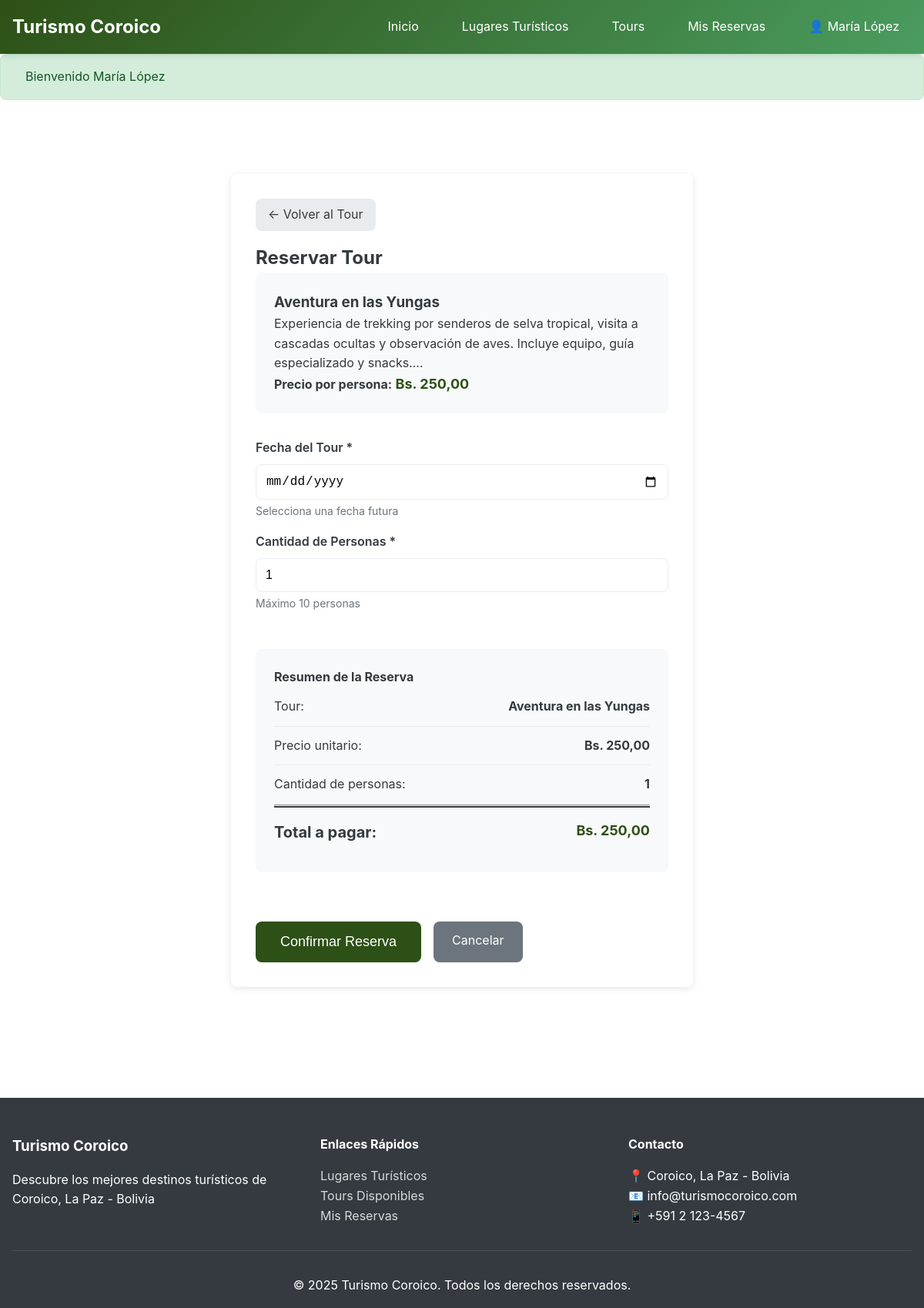
Page /reservas/crear?tour=2 (signed in) on the committed database.
### tables this page shows
CREATE TABLE `tours` (
  `id_tour` int(11) NOT NULL,
  `nombre` varchar(150) NOT NULL,
  `descripcion` text NOT NULL,
  `precio` decimal(10,2) NOT NULL,
  `cupo_maximo` int(11) NOT NULL DEFAULT 10,
  `imagen_tour` varchar(255) DEFAULT 'default.jpg',
  `fecha_creacion` timestamp NOT NULL DEFAULT current_timestamp()
);

### controllers/ReservaController.php (called while the page is built, shortened)
<?php
require_once __DIR__ . '/../config/config.php';
require_once __DIR__ . '/../models/Tour.php';
class ReservaController {
    private $tourModel;
    public function __construct() {
        $this->tourModel = new Tour();
    }
    public function crear() {
        $tour_id = $_GET['tour'] ?? null;
        $tour = $this->tourModel->getById($tour_id);
        require_once __DIR__ . '/../views/reservas/crear.php';
    }
}

### index.php (called while the page is built, shortened)
<?php
require_once __DIR__ . '/config/config.php';
require_once __DIR__ . '/config/database.php';
$request_uri = $_SERVER['REQUEST_URI'];
$base_path = parse_url(BASE_URL, PHP_URL_PATH);
if ($base_path && strpos($request_uri, $base_path) === 0) {
    $request_uri = substr($request_uri, strlen($base_path));
}
$request_uri = strtok($request_uri, '?');
$request_uri = trim($request_uri, '/');
$segments = explode('/', $request_uri);
$methodName = isset($segments[1]) ? $segments[1] : 'index';
$methodName = lcfirst(str_replace('-', '', ucwords($methodName, '-')));
$controller = new $controllerName();
try {
    $controller->$methodName();
} catch (Exception $e) {
    error_log("Error en el controlador: " . $e->getMessage());
    echo "<!DOCTYPE html>
<html lang='es'>
<head>
    <meta charset='UTF-8'>
    <meta name='viewport' content='width=device-width, initial-scale=1.0'>
    <title>Error</title>
    <style>
        body {
            font-family: Arial, sans-serif;
            display: flex;
            justify-content: center;
            align-items: center;
            height: 100vh;
            margin: 0;
            background: #f5f5f5;
        }
        .error-container {
            text-align: center;
            padding: 2rem;
            background: white;
            border-radius: 10px;
            box-shadow: 0 2px 10px rgba(0,0,0,0.1);
            max-width: 500px;
        }
        h1 { color: #d32f2f; }
        a {
            display: inline-block;
            margin-top: 1rem;
            padding: 0.75rem 1.5rem;
            background: #2d5016;
            color: white;
            text-decoration: none;
            border-radius: 5px;
        }
        a:hover { background: #4a9d5f; }
    </style>
</head>
<body>
    <div class='error-container'>
        <h1>Error en la aplicación</h1>
        <p>Ha ocurrido un error inesperado. Por favor, intenta nuevamente.</p>
        <a href='" . BASE_URL . "'>Volver al Inicio</a>
    </div>
</body>
</html>";
}

### config/database.php (called while the page is built, shortened)
<?php
class Database {
    private static $instance = null;
    private $connection;
    private function __construct() {
        try {
            $dsn = "mysql:host=" . DB_HOST . ";dbname=" . DB_NAME . ";charset=" . DB_CHARSET;
            $options = [
                PDO::ATTR_ERRMODE            => PDO::ERRMODE_EXCEPTION,
                PDO::ATTR_DEFAULT_FETCH_MODE => PDO::FETCH_ASSOC,
                PDO::ATTR_EMULATE_PREPARES   => false,
            ];
            $this->connection = new PDO($dsn, DB_USER, DB_PASS, $options);
        } catch (PDOException $e) {
            die("Error de conexión a la base de datos: " . $e->getMessage());
        }
    }
    public static function getInstance() {
        if (self::$instance === null) {
            self::$instance = new self();
        }
        return self::$instance;
    }
    public function getConnection() {
        return $this->connection;
    }
}

### models/Tour.php (called while the page is built, shortened)
<?php
require_once __DIR__ . '/Model.php';
class Tour extends Model {
    public function __construct() {
        $this->table = 'tours';
    }
}

### models/Model.php (called while the page is built, shortened)
<?php
require_once __DIR__ . '/../config/database.php';
class Model {
    protected $db;
    protected $table;
    public function __construct() {
        $this->db = Database::getInstance()->getConnection();
    }
    public function getById($id) {
        try {
            $idColumn = 'id_' . $this->getSingularTable();
            $stmt = $this->db->prepare("SELECT * FROM {$this->table} WHERE {$idColumn} = ?");
            $stmt->execute([$id]);
            $result = $stmt->fetch();
            return $result ? $result : null;
        } catch (PDOException $e) {
            error_log("Error en getById(): " . $e->getMessage());
            error_log("Tabla: {$this->table}, ID Column: {$idColumn}, ID: {$id}");
            return null;
        }
    }
    protected function getSingularTable() {
        if (substr($this->table, -1) === 's') {
            return substr($this->table, 0, -1);
        }
        return $this->table;
    }
}

### config/config.php (called while the page is built, shortened)
<?php
function url($path = '') {
    return BASE_URL . ltrim($path, '/');
}
function formatearPrecio($precio) {
    return 'Bs. ' . number_format($precio, 2, ',', '.');
}

### views/reservas/crear.php (the view, shortened to what this page needs)
<?php
require_once __DIR__ . '/../layouts/header.php';
?>
<section class="section">
    <div class="container">
        <div class="form-page">
            <a href="<?php echo url('tours/detalle?id=' . $tour['id_tour']); ?>" class="btn-back">← Volver al Tour</a>
            <h2>Reservar Tour</h2>
            <div class="tour-summary">
                <h3><?php echo htmlspecialchars($tour['nombre']); ?></h3>
                <p><?php echo htmlspecialchars(substr($tour['descripcion'], 0, 200)) . '...'; ?></p>
                <div class="tour-price">
                    <strong>Precio por persona:</strong>
                    <span class="price"><?php echo formatearPrecio($tour['precio']); ?></span>
                </div>
            </div>
            <form method="POST" action="<?php echo url('reservas/guardar'); ?>" class="form" id="formReserva">
                <div class="form-group">
                    <label for="fecha_tour">Fecha del Tour *</label>
                    <input type="date" id="fecha_tour" name="fecha_tour" class="form-control"
                           min="<?php echo date('Y-m-d', strtotime('+1 day')); ?>" required>
                    <small class="form-text">Selecciona una fecha futura</small>
                </div>
                <div class="form-group">
                    <label for="cantidad_personas">Cantidad de Personas *</label>
                    <input type="number" id="cantidad_personas" name="cantidad_personas"
                           class="form-control" min="1" max="<?php echo $tour['cupo_maximo']; ?>"
                           value="1" required>
                    <small class="form-text">Máximo <?php echo $tour['cupo_maximo']; ?> personas</small>
                </div>
                <div class="reservation-summary">
                    <h4>Resumen de la Reserva</h4>
                    <div class="summary-item">
                        <span>Tour:</span>
                        <strong><?php echo htmlspecialchars($tour['nombre']); ?></strong>
                    </div>
                    <div class="summary-item">
                        <span>Precio unitario:</span>
                        <strong><?php echo formatearPrecio($tour['precio']); ?></strong>
                    </div>
                    <div class="summary-item">
                        <span>Cantidad de personas:</span>
                        <strong id="personasMostrar">1</strong>
                    </div>
                    <hr>
                    <div class="summary-item summary-total">
                        <span>Total a pagar:</span>
                        <strong class="price" id="totalMostrar"><?php echo formatearPrecio($tour['precio']); ?></strong>
                    </div>
                </div>
                <div class="form-actions">
                    <button type="submit" class="btn-primary btn-lg">Confirmar Reserva</button>
                    <a href="<?php echo url('tours/detalle?id=' . $tour['id_tour']); ?>" class="btn-secondary">Cancelar</a>
                </div>
            </form>
        </div>
    </div>
</section>
<?php require_once __DIR__ . '/../layouts/footer.php'; ?>

### public/css/styles.css (style rules this page uses)
:root { --color-primary: #2d5016; --color-primary-dark: #1a3009; --color-primary-light: #4a9d5f; --color-secondary: #87ceeb; --color-success: #28a745; --color-danger: #dc3545; --color-warning: #ffc107; --color-info: #17a2b8; --color-light: #f8f9fa; --color-dark: #343a40; --color-white: #ffffff; --color-gray: #6c757d; --color-gray-light: #e9ecef; --font-family: -apple-system, BlinkMacSystemFont, "Segoe UI", Roboto, "Helvetica Neue", Arial, sans-serif; --border-radius: 8px; --box-shadow: 0 2px 10px rgba(0, 0, 0, 0.1); --transition: all 0.3s ease; }
* { margin: 0; padding: 0; box-sizing: border-box; }
body { font-family: var(--font-family); line-height: 1.6; color: var(--color-dark); background-color: var(--color-white); }
a { text-decoration: none; color: var(--color-primary); transition: var(--transition); }
.container { max-width: 1200px; margin: 0 auto; padding: 0 1rem; }
.btn-primary, .btn-secondary, .btn-warning, .btn-danger, .btn-sm { display: inline-block; padding: 0.75rem 1.5rem; border: none; border-radius: var(--border-radius); font-size: 1rem; cursor: pointer; transition: var(--transition); text-align: center; }
.btn-primary { background: var(--color-primary); color: var(--color-white); }
.btn-secondary { background: var(--color-gray); color: var(--color-white); }
.btn-lg { padding: 1rem 2rem; font-size: 1.125rem; }
.btn-back { background: var(--color-gray-light); color: var(--color-dark); padding: 0.5rem 1rem; border-radius: var(--border-radius); display: inline-block; margin-bottom: 1rem; }
.section { padding: 3rem 0; }
.price { color: var(--color-primary); font-weight: bold; font-size: 1.125rem; }
.form-container, .form-page { max-width: 600px; margin: 2rem auto; background: var(--color-white); padding: 2rem; border-radius: var(--border-radius); box-shadow: var(--box-shadow); }
.form { display: flex; flex-direction: column; gap: 1rem; }
.form-group { display: flex; flex-direction: column; }
.form-group label { margin-bottom: 0.5rem; font-weight: 600; color: var(--color-dark); }
.form-control { padding: 0.75rem; border: 1px solid var(--color-gray-light); border-radius: var(--border-radius); font-size: 1rem; transition: var(--transition); }
.form-text { font-size: 0.875rem; color: var(--color-gray); margin-top: 0.25rem; }
.form-actions { display: flex; gap: 1rem; margin-top: 1rem; }
.tour-summary { background: var(--color-light); padding: 1.5rem; border-radius: var(--border-radius); margin-bottom: 2rem; }
.reservation-summary { background: var(--color-light); padding: 1.5rem; border-radius: var(--border-radius); margin: 2rem 0; }
.summary-item { display: flex; justify-content: space-between; padding: 0.75rem 0; border-bottom: 1px solid var(--color-gray-light); }
.summary-item:last-child { border-bottom: none; }
.summary-total { font-size: 1.25rem; font-weight: bold; border-top: 2px solid var(--color-dark); padding-top: 1rem; }

### rows in the picture
tours: nombre "Aventura en las Yungas", descripcion "Experiencia de trekking por senderos de selva tropical, visita a cascadas ocultas y observación de aves. Incluye equipo, guía especializado y snacks.", precio "Bs. 250,00", cupo_maximo "10"

### other values in the picture
SITE_NAME "Turismo Coroico"
$_SESSION['nombre_completo'] "María López"
$mensaje['texto'] "Bienvenido María López"
SITE_DESCRIPTION "Descubre los mejores destinos turísticos de Coroico, La Paz - Bolivia"
